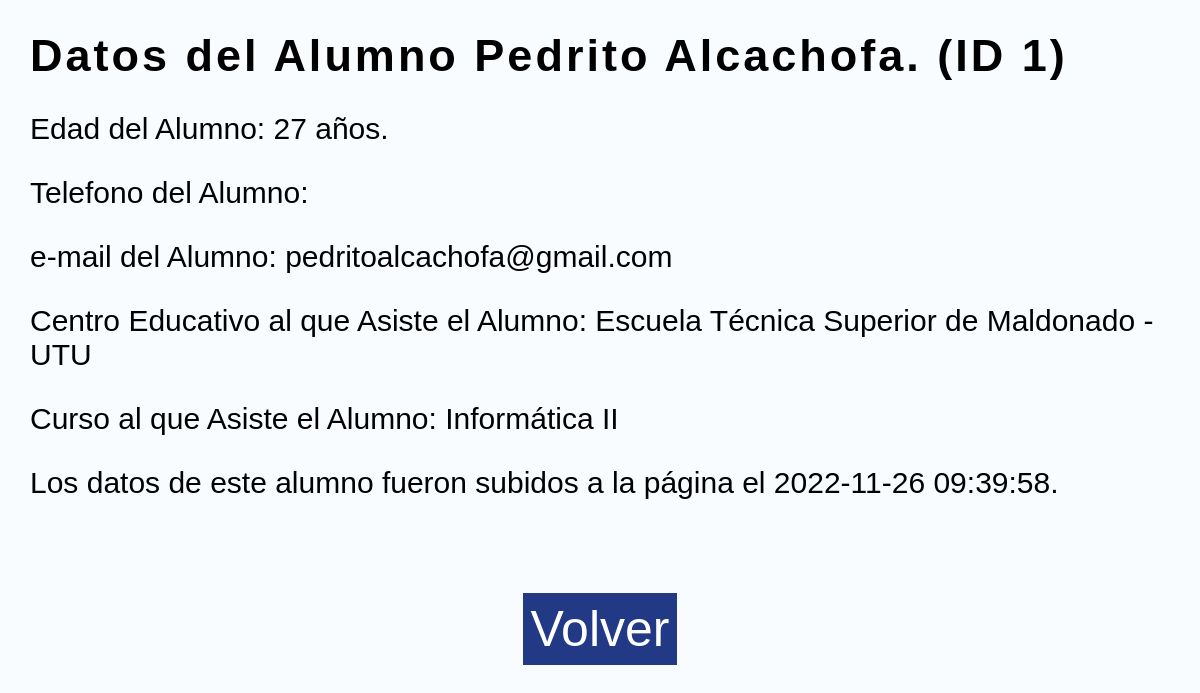
/pagina_ver_datos_alumno.php?id_alumno=1, run on the app's committed database.
### tables this page shows
CREATE TABLE `alumno` (
  `id_alumno` int(5) NOT NULL,
  `nombre_alumno` varchar(45) DEFAULT NULL,
  `fecha` timestamp NULL DEFAULT current_timestamp(),
  `telefono` varchar(9) DEFAULT NULL,
  `email` varchar(65) DEFAULT NULL,
  `edad` int(3) NOT NULL,
  `centro` varchar(65) DEFAULT NULL,
  `curso` varchar(65) DEFAULT NULL
);

### modelo/Conexion.php (called while the page is built)
<?php
class Conexion{
    public static function conectar(){
        try{
            $host="localhost";
            $user="root";
            $pass="";
            $db="escrito_final";
            $con=mysqli_connect($host, $user, $pass);
            mysqli_select_db($con, $db);
            return $con;
        }catch(Exception $e){
            die('Error' . $e->getMessage());
            echo "La linea del error " . $e->getLine();
        }
    }
}
?>

### controlador/VisualizarDatosAlumno.php (called while the page is built)
<?php
require_once("modelo/Alumno.php");
$id = $_GET['id_alumno'];
$alumno = new Alumno();
$verAlumno = $alumno->get_datos($id);
require_once("vista/VisualizacionDatosAlumno.php");
?>

### modelo/Alumno.php (called while the page is built, shortened)
<?php
class Alumno{
    private $con;
    public function __construct(){
        require_once("Conexion.php");
        $this->con = Conexion::conectar();
    }
    public function get_datos($id_alumno){
        $sql = "SELECT * FROM alumno WHERE id_alumno = $id_alumno";
        $query = mysqli_query($this->con, $sql);
        return $query;
    }
}
?>

### vista/VisualizacionDatosAlumno.php (the view)
<?php foreach($verAlumno as $alumno): ?>
    <ul class="listado-datos">
        <li><h2>Datos del Alumno <?php echo $alumno['nombre_alumno'] ?>. (ID <?php echo $alumno['id_alumno'] ?>)</h2></li>
        <li>Edad del Alumno: <?php echo $alumno['edad'] ?> años.</li>
        <li>Telefono del Alumno: <?php echo $alumno['telefono'] ?></li>
        <li>e-mail del Alumno: <?php echo $alumno['email'] ?></li>
        <li>Centro Educativo al que Asiste el Alumno: <?php echo $alumno['centro'] ?></li>
        <li>Curso al que Asiste el Alumno: <?php echo $alumno['curso'] ?></li>
        <li>Los datos de este alumno fueron subidos a la página el <?php echo $alumno['fecha'] ?>.</li>
        <li class="centrado"><a class="boton" href="index.php">Volver</a></li>
    </ul>
<?php endforeach; ?>

### style.css (style rules this page uses)
:root { --boton-color: rgb(34, 57, 133); }
* { margin: 0; padding: 0; box-sizing: border-box; font-family: sans-serif; text-decoration: none; list-style-type: none; }
body { background-color: rgb(249, 252, 255); }
.boton { border-radius: 0; border-style: none; background-color: var(--boton-color); color: white; padding: 8px; cursor: pointer; font-size: 18px; }
.listado-datos li { margin: 30px; font-size: 30px; }
.listado-datos li h2 { letter-spacing: 3px; }
.listado-datos .centrado { text-align: center; margin-top: 100px; }
.listado-datos .centrado .boton { font-size: 50px; }

### data on the page
alumno: nombre_alumno "Pedrito Alcachofa", id_alumno "1", edad "27", email "pedritoalcachofa@gmail.com", centro "Escuela Técnica Superior de Maldonado - UTU", curso "Informática II", fecha "2022-11-26 09:39:58"
